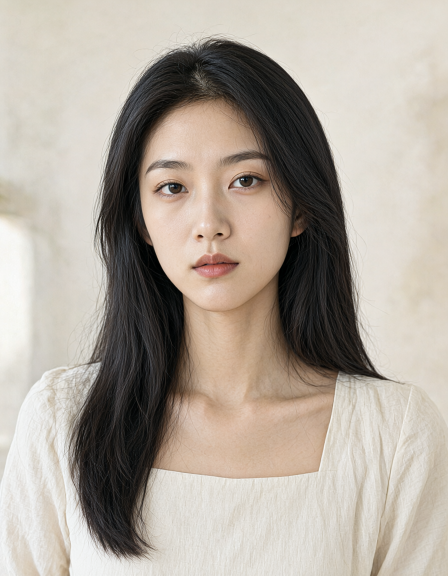
#> input picture assets/final_female-25s-cool.png, 896 x 1152 px, found by its file name (shown at 1/2 size)
$ python compress_pool.py
#> lines starting #> are read from the running program, lines starting #| are printed output that depends on the picture
# -*- coding: utf-8 -*-
"""
一半小程序 · 图池素材压缩入库脚本
- 将旧亚裔 PNG(1.4~1.9MB) 与新图 JPG(342~390KB) 统一压缩为 ≤300KB 的 JPG
- 重命名为 portrait-{g}{age档}-{style}.jpg，输出到 yiban-miniprogram/assets/
- 未来扩池：往 MAP 里加条目即可复用
"""
import os
from PIL import Image

BASE = r"C:\Users\King\Desktop\豆包工作任务\小家项目\一半"
OUT = os.path.join(BASE, "yiban-miniprogram", "assets")
os.makedirs(OUT, exist_ok=True)

# (源相对路径, 目标文件名) —— 与 data/pool-index.json 的 src 一一对应
MAP = [
    ("final_female-25s-cool.png",    "portrait-f25-cool.jpg"),
    ("final_female-25s-sunny.png",   "portrait-f25-sunny.jpg"),
    ("final_female-35s-cool.png",    "portrait-f35-cool.jpg"),
    ("final_female-35s-sunny.png",   "portrait-f35-sunny.jpg"),
    ("final_male-25s-cool.png",      "portrait-m25-cool.jpg"),
    ("final_male-25s-sunny.png",     "portrait-m25-sunny.jpg"),
    ("final_male-35s-cool.png",      "portrait-m35-cool.jpg"),
    ("final_male-35s-sunny.png",     "portrait-m35-sunny.jpg"),
    (os.path.join("图池素材库", "female-20s-warm-001.jpg"),   "portrait-f20-warm.jpg"),
    (os.path.join("图池素材库", "female-20s-sunny-001.jpg"),  "portrait-f20-sunny.jpg"),
    (os.path.join("图池素材库", "female-30s-distant-001.jpg"),"portrait-f30-distant.jpg"),
    (os.path.join("图池素材库", "female-40s-cool-001.jpg"),   "portrait-f40-cool.jpg"),
    (os.path.join("图池素材库", "male-20s-warm-001.jpg"),     "portrait-m20-warm.jpg"),
    (os.path.join("图池素材库", "male-30s-sunny-001.jpg"),    "portrait-m30-sunny.jpg"),
    (os.path.join("图池素材库", "male-30s-warm-001.jpg"),     "portrait-m30-warm.jpg"),
    (os.path.join("图池素材库", "male-40s-warm-001.jpg"),     "portrait-m40-warm.jpg"),
]

MAX_KB = 120
SHORT_EDGE = 768  # 展示尺寸上限（3:4 时即 768x1024；手机物理宽 375-430px，完全清晰）
# 说明：主包 ≤2MB 硬限制，16 张素材总预算 ≤1.9MB，每张 ≤120KB 保证达标


def compress(src_path, dst_path):
    img = Image.open(src_path)
#> img is the input picture: PIL image 896x1152 RGBA; mean R, G, B, A 175.6, 166.6, 156.4, 254.9
    if img.mode != "RGB":
        img = img.convert("RGB")
#> img: PIL image 896x1152 RGB
    w, h = img.size
#> w = 896; h = 1152
    short = min(w, h)
#> short = 896
    if short > SHORT_EDGE:
        scale = SHORT_EDGE / short
#> scale = 0.857
        img = img.resize((int(w * scale), int(h * scale)), Image.LANCZOS)
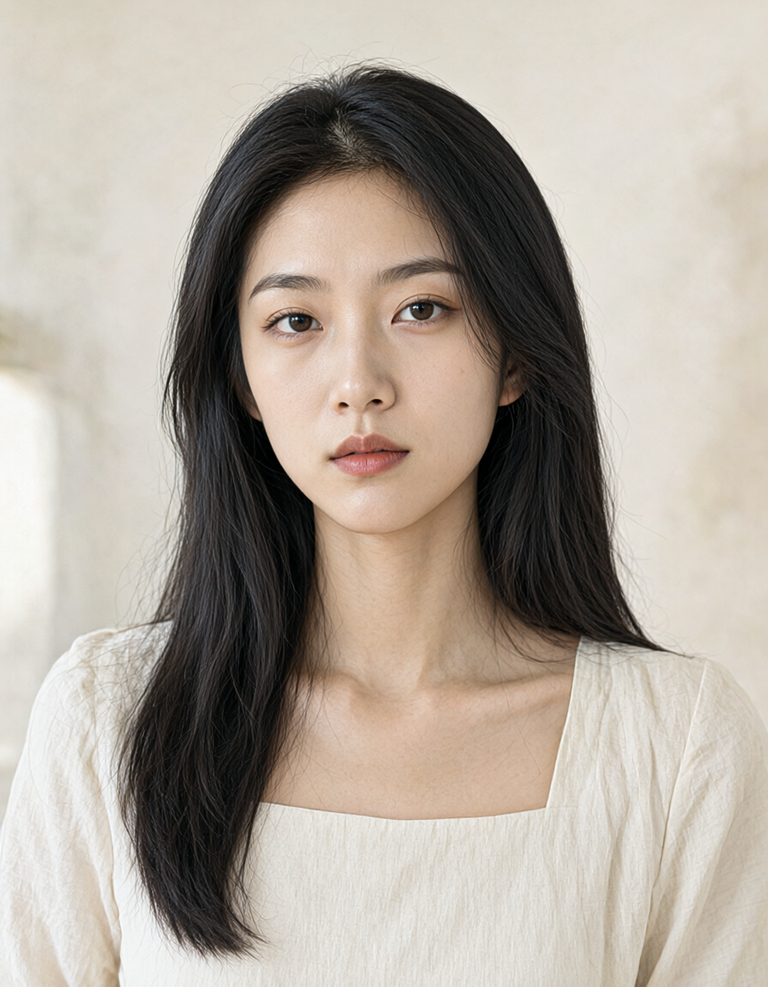
#> img: PIL image 768x987 RGB; mean R, G, B 175.6, 166.6, 156.4
    for q in (86, 82, 78, 74, 70, 66, 62, 58, 54, 50, 46):
        img.save(dst_path, "JPEG", quality=q, optimize=True, progressive=True)
        if os.path.getsize(dst_path) <= MAX_KB * 1024:
            return q
    return None


def main():
    results = []
    failed = []
    for rel_src, name in MAP:
        src_path = os.path.join(BASE, rel_src)
        dst_path = os.path.join(OUT, name)
        if not os.path.exists(src_path):
            failed.append((name, "源文件缺失: " + rel_src))
            continue
        q = compress(src_path, dst_path)
        size_kb = round(os.path.getsize(dst_path) / 1024, 1)
        if q is None or size_kb > MAX_KB:
            failed.append((name, "仍超过 %dKB (%sKB)" % (MAX_KB, size_kb)))
        else:
            results.append((name, size_kb, q))
#> pass 2 of the loop in main, `for rel_src, name in MAP:`:
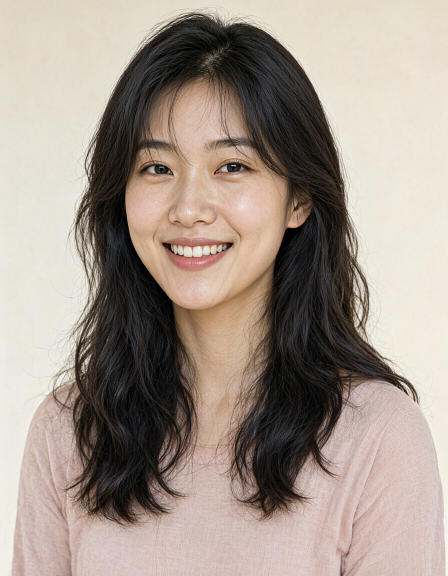
#> input picture assets/final_female-25s-sunny.png, 896 x 1152 px, found by its file name (shown at 1/2 size)
#> in compress, img is the input picture: PIL image 896x1152 RGBA; mean R, G, B, A 163.4, 150.3, 140.3, 255
#> in compress (call 2), `img = img.resize((int(w * scale), int(h * scale)), Image.LANCZOS)`:
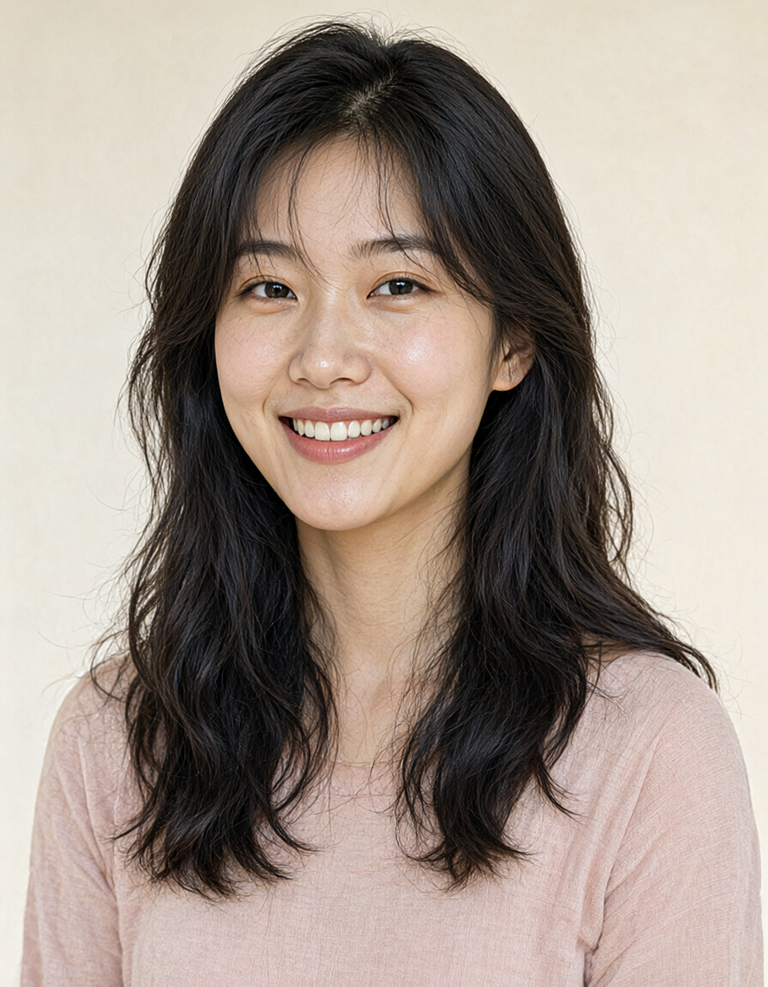
#> img: PIL image 768x987 RGB; mean R, G, B 163.4, 150.3, 140.3
#> pass 3 of the loop in main, `for rel_src, name in MAP:`:
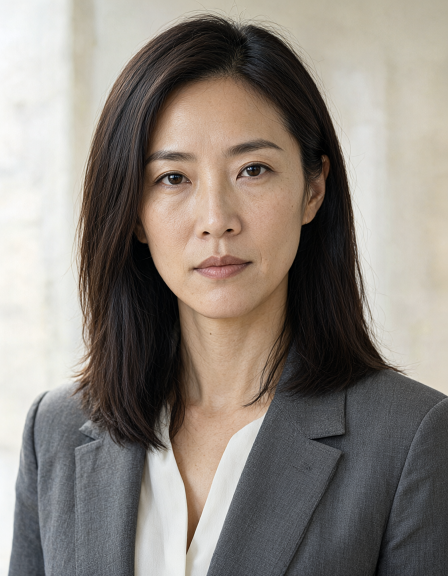
#> input picture assets/final_female-35s-cool.png, 896 x 1152 px, found by its file name (shown at 1/2 size)
#> in compress, img is the input picture: PIL image 896x1152 RGBA; mean R, G, B, A 139, 131.6, 124.2, 254.8
#> in compress (call 3), `img = img.resize((int(w * scale), int(h * scale)), Image.LANCZOS)`:
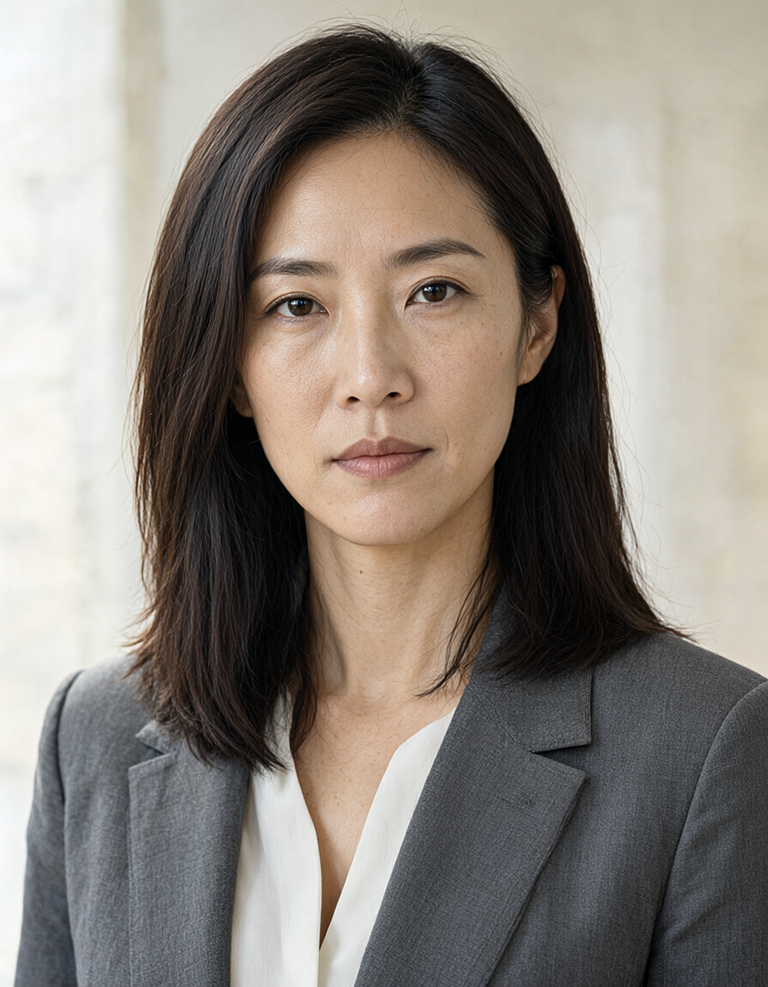
#> img: PIL image 768x987 RGB; mean R, G, B 139, 131.6, 124.2
#> the loop made 16 passes; the first 3 are shown

    print("== 成功 ==")
    for name, size, q in sorted(results):
        print("%-28s %8.1f KB  (quality=%s)" % (name, size, q))
    print("共 %d 张，全部 ≤ %dKB：%s" % (len(results), MAX_KB, "是" if not failed else "否"))
    if failed:
        print("== 失败 ==")
        for name, err in failed:
            print("%s: %s" % (name, err))
#> (the run stopped early here; a loop or call above may not have finished)
